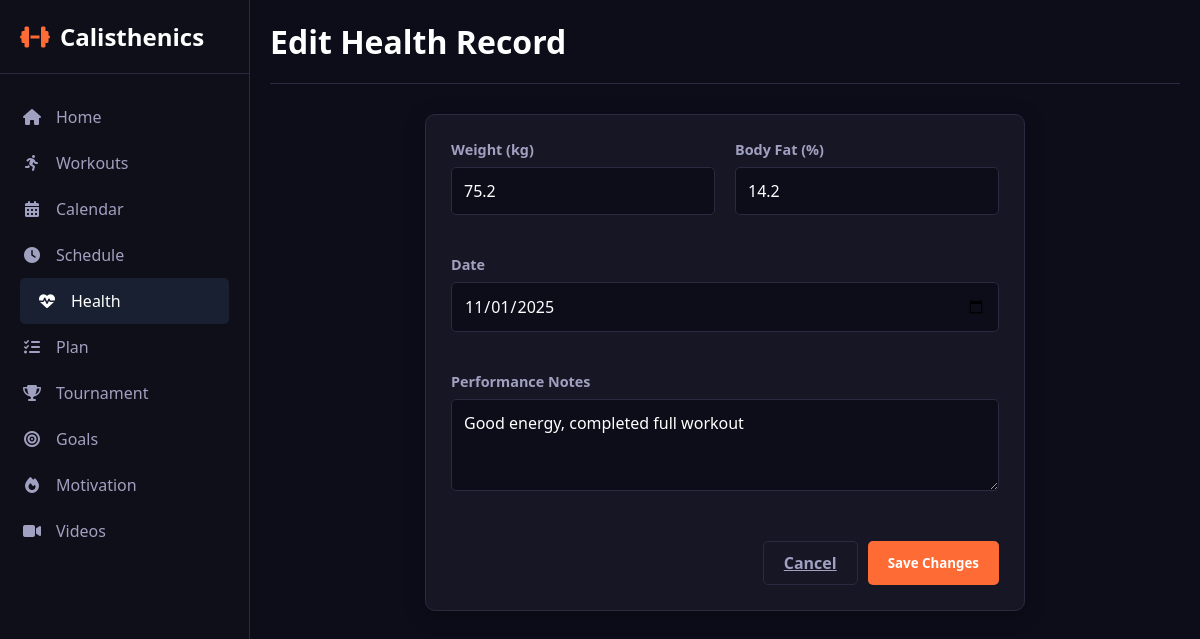
The app's page /health/edit/1 with its own data.
### app.py (models this page shows, shortened)
class HealthRecord(db.Model):
    id = db.Column(db.Integer, primary_key=True)
    date = db.Column(db.Date, nullable=False, default=datetime.utcnow)
    weight = db.Column(db.Float, nullable=True) # in kg
    body_fat = db.Column(db.Float, nullable=True) # as percentage
    notes = db.Column(db.Text, nullable=True)

### app.py (the view, shortened to what this page needs)
@app.route('/health/edit/<int:record_id>', methods=['GET', 'POST'])
def edit_health_record(record_id):
    record = HealthRecord.query.get_or_404(record_id)
    return render_template('edit_health_record.html', record=record, active_page='health')

### templates/edit_health_record.html (shortened to what this page needs)
<!DOCTYPE html>
<html lang="en">
<head>
    <link rel="stylesheet" href="https://cdnjs.cloudflare.com/ajax/libs/font-awesome/6.4.0/css/all.min.css">
    <link rel="stylesheet" href="{{ url_for('static', filename='css/index.css') }}">
    <link rel="stylesheet" href="{{ url_for('static', filename='css/health.css') }}">
</head>
<body>
    <div class="container">
        {% include '_sidebar.html' %}
        <div class="main-content">
            <div class="header"><h1>Edit Health Record</h1></div>
            <div class="health-card modal-content" style="max-width: 600px; margin: 0 auto;">
                <form action="{{ url_for('edit_health_record', record_id=record.id) }}" method="POST">
                    <div class="basic-info-form">
                        <div class="form-group">
                            <label>Weight (kg)</label>
                            <input type="number" name="weight" step="0.1" value="{{ record.weight or '' }}" required>
                        </div>
                        <div class="form-group">
                            <label>Body Fat (%)</label>
                            <input type="number" name="body_fat" step="0.1" value="{{ record.body_fat or '' }}">
                        </div>
                        <div class="form-group" style="grid-column: 1 / -1;">
                            <label>Date</label>
                            <input type="date" name="date" value="{{ record.date.strftime('%Y-%m-%d') }}" required>
                        </div>
                        <div class="form-group" style="grid-column: 1 / -1;">
                            <label>Performance Notes</label>
                            <textarea name="notes" rows="3">{{ record.notes or '' }}</textarea>
                        </div>
                    </div>
                    <div class="form-buttons">
                        <a href="{{ url_for('health') }}" class="form-btn cancel">Cancel</a>
                        <button type="submit" class="form-btn save">Save Changes</button>
                    </div>
                </form>
            </div>
        </div>
    </div>
</body>
</html>

### static/css/index.css (style rules this page uses)
* { margin: 0; padding: 0; box-sizing: border-box; font-family: 'Segoe UI', Tahoma, Geneva, Verdana, sans-serif; }
:root { --primary: #ff6b35; --secondary: #ffffff; --accent: #74b9ff; --light: #1a1a2e; --dark: #0d0d1a; --success: #00b894; --warning: #fdcb6e; --danger: #d63031; --card-bg: #161625; --sidebar-bg: #0f0f1a; --text-primary: #ffffff; --text-secondary: #a0a0c0; --border-color: #2a2a40; }
body { background-color: var(--dark); color: var(--text-primary); }
.container { display: flex; min-height: 100vh; }
.main-content { flex: 1; margin-left: 250px; padding: 20px; transition: all 0.3s ease; }
.header { display: flex; justify-content: space-between; align-items: center; margin-bottom: 30px; padding-bottom: 20px; border-bottom: 1px solid var(--border-color); }
.header h1 { font-size: 2rem; color: var(--text-primary); }

### static/css/health.css (style rules this page uses)
.health-card { background: var(--card-bg); border-radius: 10px; padding: 25px; box-shadow: 0 4px 20px rgba(0,0,0,0.3); border: 1px solid var(--border-color); display: flex; flex-direction: column; }
.form-group { margin-bottom: 20px; }
.form-group label { display: block; margin-bottom: 8px; color: var(--text-secondary); font-weight: 600; font-size: 0.9rem; }
.form-group input, .form-group select, .form-group textarea { width: 100%; padding: 12px; background: var(--dark); border: 1px solid var(--border-color); border-radius: 5px; color: var(--text-primary); font-size: 1rem; transition: all 0.3s ease; }
.basic-info-form { display: grid; grid-template-columns: repeat(2, 1fr); gap: 20px; margin-bottom: 25px; }
.form-buttons { display: flex; gap: 10px; justify-content: flex-end; margin-top: 10px; }
.form-btn { padding: 10px 20px; border-radius: 5px; cursor: pointer; font-weight: 600; border: none; transition: all 0.3s ease; }
.form-btn.cancel { background: transparent; color: var(--text-secondary); border: 1px solid var(--border-color); }
.form-btn.save { background: var(--primary); color: white; }

### records on screen
HealthRecord: weight "75.2", body_fat "14.2", date "11/01/2025", notes "Good energy, completed full workout"
